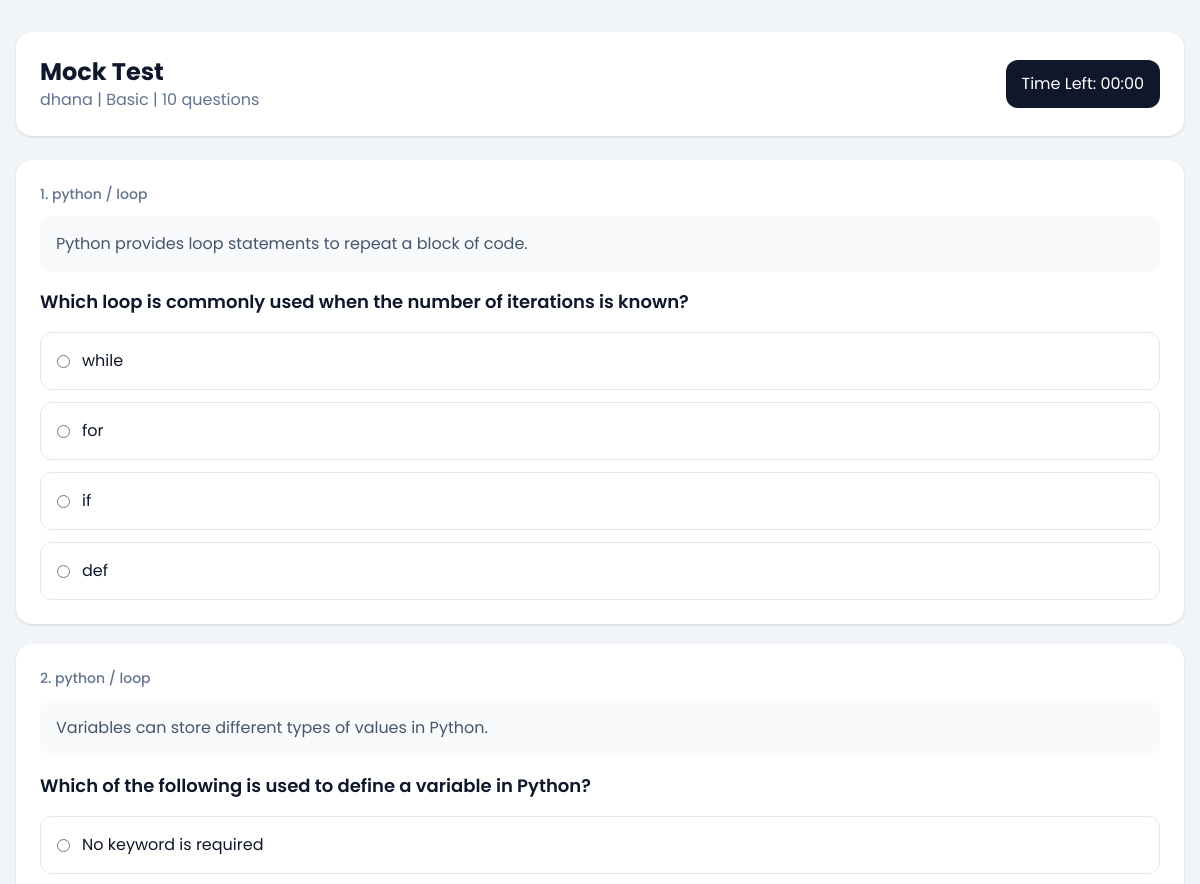
Page /quiz/attempt/2/ (signed in, upper part) on the earlier database version.
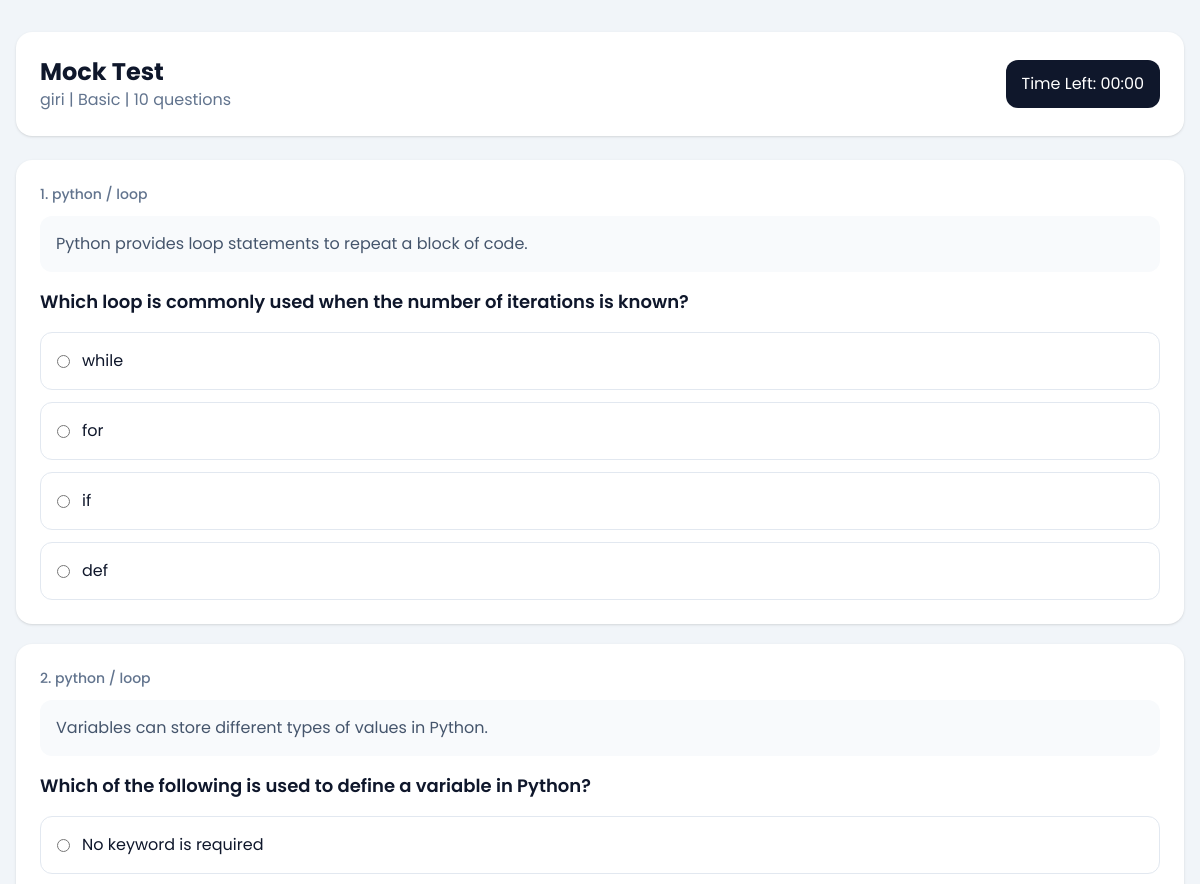
Same page on the later database version.
### quiz/models.py (models this page shows, shortened)
class CandidateTestAttempt(models.Model):
    SESSION_SINGLE = 'single'
    SESSION_MULTI = 'multi'
    SESSION_CHOICES = [
        (SESSION_SINGLE, 'Single'),
        (SESSION_MULTI, 'Multi'),
    ]
    candidate = models.ForeignKey(Candidate, on_delete=models.CASCADE, related_name='attempts')
    company = models.ForeignKey(Company, on_delete=models.CASCADE, related_name='attempts')
    session_type = models.CharField(max_length=10, choices=SESSION_CHOICES)
    level = models.CharField(max_length=20)
    question_count = models.PositiveIntegerField()
    duration_minutes = models.PositiveIntegerField()
    selected_subjects = models.JSONField(default=list, blank=True)
    selected_sub_titles = models.JSONField(default=list, blank=True)
    answers_json = models.JSONField(default=list, blank=True)
    correct_count = models.PositiveIntegerField(default=0)
    wrong_count = models.PositiveIntegerField(default=0)
    percentage = models.DecimalField(max_digits=5, decimal_places=2, default=0)
    started_at = models.DateTimeField(blank=True, null=True)
    submitted_at = models.DateTimeField(blank=True, null=True)
    is_submitted = models.BooleanField(default=False)
    created_at = models.DateTimeField(auto_now_add=True)
    class Meta:
        ordering = ['-created_at']

class Candidate(models.Model):
    name = models.CharField(max_length=150)
    email = models.EmailField()
    designation_tech = models.CharField(max_length=150)
    created_at = models.DateTimeField(auto_now_add=True)
    class Meta:
        ordering = ['name']

### quiz/views.py (the view, shortened to what this page needs)
# urls.py: path('attempt/<int:attempt_id>/', views.take_test, name='take'),
@company_login_required
def take_test(request, attempt_id):
    attempt = get_object_or_404(
        CandidateTestAttempt.objects.select_related('candidate', 'company'),
        pk=attempt_id,
        company=request.company,
    )
    answer_rows = attempt.answers_json or []
    question_ids = [row['question_id'] for row in answer_rows]
    questions = list(
        Quiz.objects.filter(id__in=question_ids, test_subject__company=request.company).select_related(
            'test_subject', 'sub_title'
        )
    )
    question_map = {question.id: question for question in questions}
    ordered_questions = [question_map[qid] for qid in question_ids if qid in question_map]
    initial_answers = {row['question_id']: row.get('selected_answer', '') for row in answer_rows}
    context = {
        'attempt': attempt,
        'questions': ordered_questions,
        'initial_answers': initial_answers,
        'end_time_iso': (
            attempt.started_at + timedelta(minutes=attempt.duration_minutes)
        ).isoformat()
        if attempt.started_at
        else '',
    }
    return render(request, 'quiz/take_test.html', context)

### dashboard/templatetags/dashboard_extras.py (called while the page is built)
@register.filter
def get_item(mapping, key):
    return mapping.get(key)

### dashboard/views.py (called while the page is built)
def get_logged_in_company(request):
    company_id = request.session.get('company_id')
    if not company_id:
        return None
    return Company.objects.filter(id=company_id, is_active=True).first()

def company_login_required(view_func):
    @wraps(view_func)
    def wrapper(request, *args, **kwargs):
        company = get_logged_in_company(request)
        if not company:
            return redirect(f"{reverse('dashboard:login')}?next={request.path}")
        request.company = company
        return view_func(request, *args, **kwargs)
    return wrapper

### templates/quiz/take_test.html (shortened to what this page needs)
{% extends "base.html" %}
{% load dashboard_extras %}
{% block content %}
<section class="mb-6 flex flex-col gap-3 rounded-2xl bg-white p-6 shadow-sm sm:flex-row sm:items-center sm:justify-between">
    <div>
        <h1 class="text-2xl font-bold">Mock Test</h1>
        <p class="text-slate-500">{{ attempt.candidate.name }} | {{ attempt.level|title }} | {{ attempt.question_count }} questions</p>
    </div>
    <div class="rounded-xl bg-slate-900 px-4 py-3 text-white">
        Time Left: <span id="countdown">--:--</span>
    </div>
</section>
<form method="post" id="test-form" class="space-y-5">
    {% for question in questions %}
        <section class="rounded-2xl bg-white p-6 shadow-sm">
            <p class="text-sm font-medium text-slate-500">
                {{ forloop.counter }}. {{ question.test_subject.subject }} / {% if question.sub_title %}{{ question.sub_title.title }}{% else %}General{% endif %}
            </p>
            {% if question.question_paragraph %}
                <p class="mt-3 rounded-xl bg-slate-50 p-4 text-slate-600">{{ question.question_paragraph }}</p>
            {% endif %}
            <h2 class="mt-4 text-lg font-semibold">{{ question.question }}</h2>
            <div class="mt-4 space-y-3">
                <label class="flex items-center gap-3 rounded-xl border border-slate-200 p-4">
                    <input type="radio" name="question_{{ question.id }}" value="option_1" {% if initial_answers|get_item:question.id == 'option_1' %}checked{% endif %}>
                    <span>{{ question.option_1 }}</span>
                </label>
                <label class="flex items-center gap-3 rounded-xl border border-slate-200 p-4">
                    <input type="radio" name="question_{{ question.id }}" value="option_2" {% if initial_answers|get_item:question.id == 'option_2' %}checked{% endif %}>
                    <span>{{ question.option_2 }}</span>
                </label>
                <label class="flex items-center gap-3 rounded-xl border border-slate-200 p-4">
                    <input type="radio" name="question_{{ question.id }}" value="option_3" {% if initial_answers|get_item:question.id == 'option_3' %}checked{% endif %}>
                    <span>{{ question.option_3 }}</span>
                </label>
                <label class="flex items-center gap-3 rounded-xl border border-slate-200 p-4">
                    <input type="radio" name="question_{{ question.id }}" value="option_4" {% if initial_answers|get_item:question.id == 'option_4' %}checked{% endif %}>
                    <span>{{ question.option_4 }}</span>
                </label>
            </div>
        </section>
    {% empty %}
        <section class="rounded-2xl bg-white p-6 shadow-sm">
            <p class="text-slate-500">No questions available for this attempt.</p>
        </section>
    {% endfor %}
</form>
{% endblock %}

Differences in the rows shown:
changed through a linked row, CandidateTestAttempt "Basic": candidate.name "dhana" → "giri"
